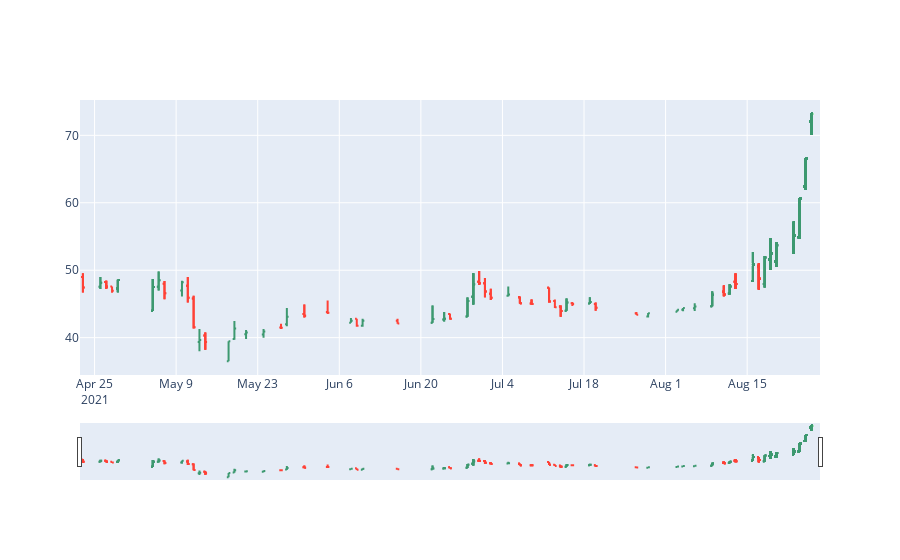

The notebook cell saved with this chart:
### Code cell
fig = go.Figure(data=go.Ohlc(x=df2['date'],
                    open=df2['open'],
                    high=df2['max'],
                    low=df2['min'],
                    close=df2['close']))
fig.show()

### Figure 1 — Plotly figure (JSON) as saved in the notebook; plotly's stock layout.template omitted (floating-point values rounded to 4 significant figures; data arrays with more than 128 entries replaced by an {"elided": "..."} marker saying what was removed)
{"data": [{"close": {"elided": "511 float values"}, "high": {"elided": "511 float values"}, "low": {"elided": "511 float values"}, "open": {"elided": "511 float values"}, "type": "ohlc", "x": {"elided": "511 str values"}}], "layout": {}}
